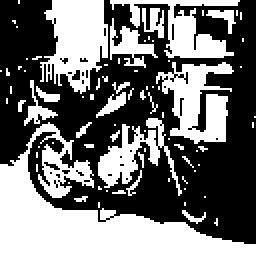
#> input picture data/motorcycle.png, 128 x 128 px (shown 2 times larger)
$ python hopfield.py
#> lines starting #> are read from the running program, lines starting #| are printed output that depends on the picture; after the words box and inside, x2 and y2 are one past the last pixel; in counts of white or black regions, pixels touching at a corner belong together
#> in image_to_np, image is the input picture: PIL image 128x128 L; 44.7% white; 81 white regions (66 under 20 px), largest, box (x1, y1, x2, y2) and area: (0, 61, 128, 128) 3212, (20, 0, 54, 47) 1039, (78, 31, 117, 72) 857
#> in imageGenerator, `noisyImage = cleanImage + np.random.normal(0, 2, cleanImage.shape)`:
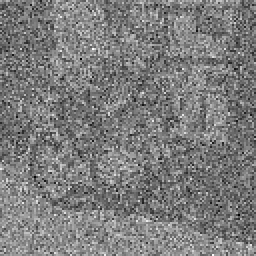
#> noisyImage: shape (128, 128) float64 (shown 2 times larger); min -8.48, max 8.6, mean -0.117; drawn with min black and max white
#> in imageGenerator, `noisyImage = np.where(noisyImage >= 0, 1, -1)# Binarize noisy image`:
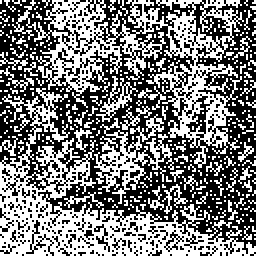
#> noisyImage: shape (128, 128) int64 (shown 2 times larger); values -1 (black) and 1 (white), 47.7% white in thin lines or dots
import numpy as np
import matplotlib.pyplot as plt
from PIL import Image

def trainer(vector):
    vector = vector.flatten()
#> vector = 16384 values, max 1 at index 9, min -1 at index 0, mean -0.105
    n = len(vector)
#> n = 16384
    coefMat = np.zeros((n, n))

    indices = np.arange(n)
#> indices = 16384 values from 0 to 16383
    for i in range(n):
        diff_indices = indices - i
        coefMat[i, abs(diff_indices)] = vector[i] * vector[abs(diff_indices)]

    return coefMat

def prediction(curruptedVec, coefMat):
    curruptedVec = curruptedVec.flatten()
#> curruptedVec = 16384 values, max 1 at index 0, min -1 at index 1, mean -0.0452
    temp = np.dot(coefMat, curruptedVec)  # Matrix-vector multiplication
#> temp = 16384 values, max 6677 at index 16380, min -6677 at index 3, mean -255.2
    predictVec = np.where(temp > 0, 1, -1)  # Binarize prediction based on sign
#> predictVec has the same summary as vector in trainer

    return predictVec.reshape((int(np.sqrt(len(predictVec))), int(np.sqrt(len(predictVec)))))

def imageGenerator(imageVector):
    cleanImage = np.where(imageVector == 1, 1, -1)  # Binarize input image
    noisyImage = cleanImage + np.random.normal(0, 2, cleanImage.shape)  # Adding Gaussian noise to the clean image
    noisyImage = np.where(noisyImage >= 0, 1, -1)# Binarize noisy image
    return cleanImage, noisyImage

def image_to_np(path):
    image = Image.open(path).convert('L').resize((128, 128))  # Resize image to 128x128
    np_vector = np.asarray(image)
    np_vector = np.where(np_vector < 128, -1, 1)  # Binarize image
    return np_vector

# Import the image
image = np.asarray(image_to_np('data/motorcycle.png'))
vector,noisyVec = imageGenerator(image)
coefMatrix = trainer(vector)
predictedVec = prediction(noisyVec,coefMatrix)

plt.figure(figsize=(15,10))
plt.subplot(1,4,1)
plt.imshow(image, cmap='gray')
plt.title('imported picture')
plt.subplot(1,4,2)
plt.imshow(vector, cmap='gray')
plt.title('cleaned and croped picture')
plt.subplot(1,4,3)
plt.imshow(noisyVec, cmap='gray')
plt.title('noisy picture')
plt.subplot(1,4,4)
plt.imshow(predictedVec, cmap='gray')

plt.title('recalled picture')
plt.savefig('hopfield.png')
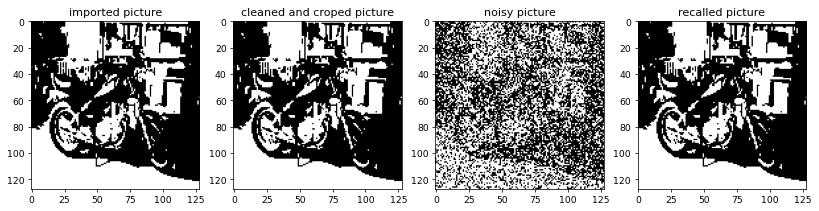
#> figure drawn by matplotlib, 4 panels
plt.show()
plt.clf()
#> (the run stopped early here; a loop or call above may not have finished)
